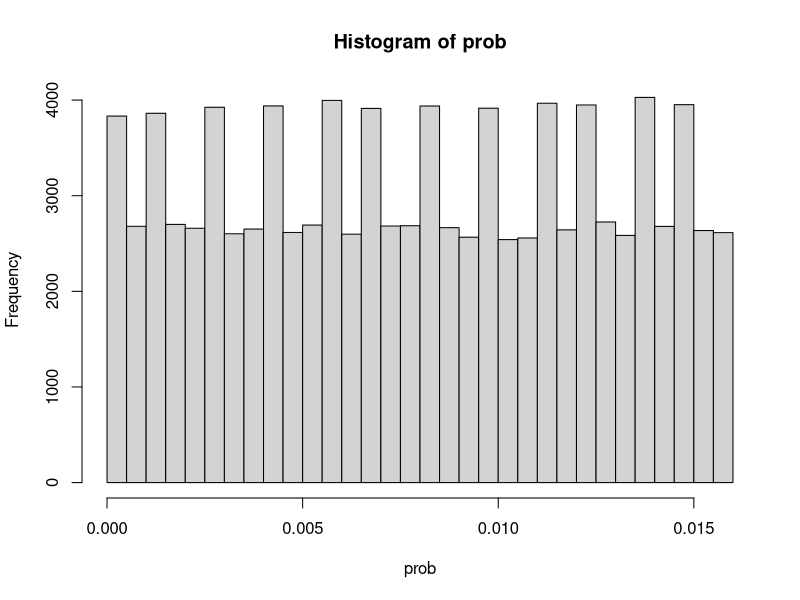

This figure's R source:
## ---- chunk 1
set.seed(123)

N <- 4700000
true_mean <- 7.5
true_sd <- 1.2

# simuloidaan populaatio normaalijakaumasta
population <- rnorm(N, mean = true_mean, sd = true_sd)

# otetaan 1000 otoksen keskiarvoja
sample_means <- replicate(1000, {
  mean(sample(population, 1000))
})
## ---- chunk 2
set.seed(123)

N <- 100000

ages <- sample(15:90, N, replace = TRUE)
remaining_years <- pmax(0, 90 - ages)

p <- 1000 / 4700000

prob <- 1 - (1 - p)^remaining_years

summary(prob)
## ---- chunk 3
hist(prob, breaks = 50)
